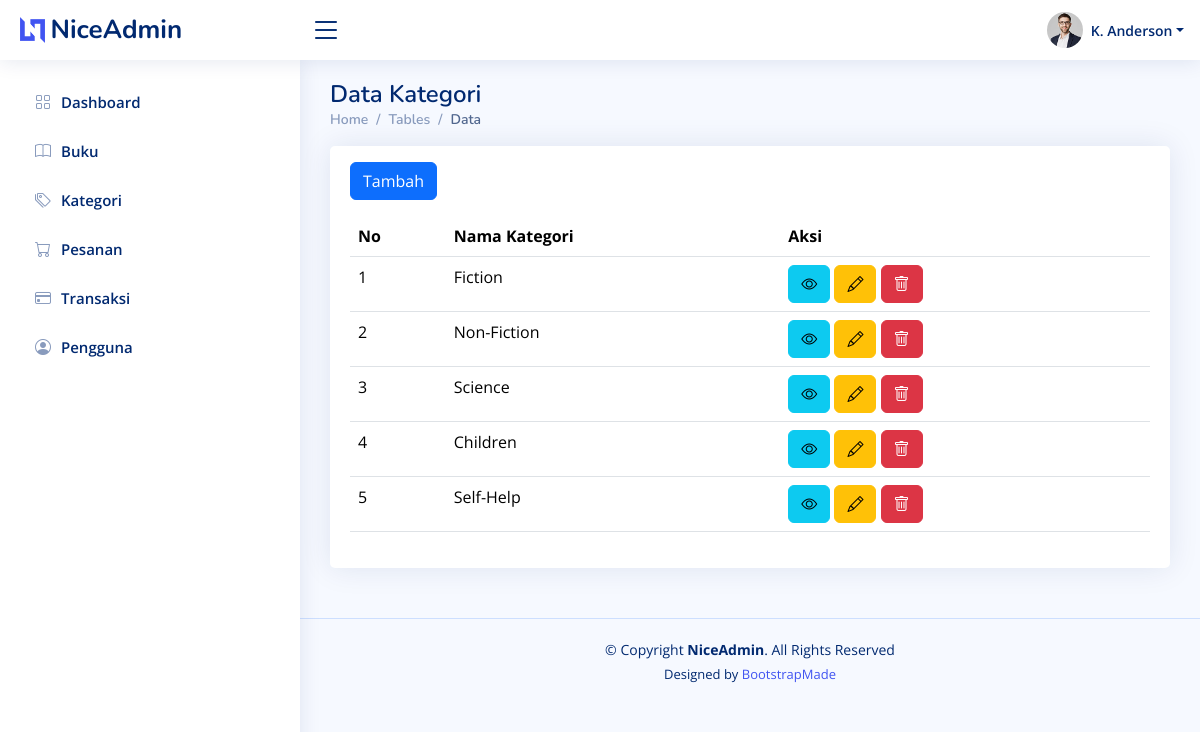
/admin/tables-kategori.php (signed in), run on the app's committed database.
### tables this page shows
CREATE TABLE `categories` (
  `id_category` INT(11) NOT NULL AUTO_INCREMENT,
  `name` VARCHAR(50) NOT NULL,
  PRIMARY KEY (`id_category`)
);

### admin/tables-kategori.php (the view, shortened to what this page needs)
<?php
require_once("../koneksi.php");
?>
<!DOCTYPE html>
<html lang="en">
<head>
  <link
    href="assets/vendor/bootstrap/css/bootstrap.min.css"
    rel="stylesheet" />
  <link
    href="assets/vendor/bootstrap-icons/bootstrap-icons.css"
    rel="stylesheet" />
  <link href="assets/vendor/boxicons/css/boxicons.min.css" rel="stylesheet" />
  <link href="assets/vendor/quill/quill.snow.css" rel="stylesheet" />
  <link href="assets/vendor/quill/quill.bubble.css" rel="stylesheet" />
  <link href="assets/vendor/remixicon/remixicon.css" rel="stylesheet" />
  <link href="assets/vendor/simple-datatables/style.css" rel="stylesheet" />
  <link href="assets/css/style.css" rel="stylesheet" />
</head>
<body>
  <header id="header" class="header fixed-top d-flex align-items-center">
    <div class="d-flex align-items-center justify-content-between">
      <a href="index.php" class="logo d-flex align-items-center">
        <img src="assets/img/logo.png" alt="" />
        <span class="d-none d-lg-block">NiceAdmin</span>
      </a>
      <i class="bi bi-list toggle-sidebar-btn"></i>
    </div>
    <nav class="header-nav ms-auto">
      <ul class="d-flex align-items-center">
        <li class="nav-item dropdown pe-3">
          <a
            class="nav-link nav-profile d-flex align-items-center pe-0"
            href="#"
            data-bs-toggle="dropdown">
            <img
              src="assets/img/profile-img.jpg"
              alt="Profile"
              class="rounded-circle" />
            <span class="d-none d-md-block dropdown-toggle ps-2">K. Anderson</span> </a>
        </li>
      </ul>
    </nav>
  </header>
  <aside id="sidebar" class="sidebar">
    <ul class="sidebar-nav" id="sidebar-nav">
      <li class="nav-item">
        <a class="nav-link collapsed" href="index.php">
          <i class="bi bi-grid"></i>
          <span>Dashboard</span>
        </a>
      </li>
      <li class="nav-item">
        <a class="nav-link collapsed" href="tables-buku.php">
          <i class="bi bi-book"></i>
          <span>Buku</span>
        </a>
      </li>
      <li class="nav-item">
        <a class="nav-link collapsed" href="tables-kategori.php">
          <i class="bi bi-tags"></i>
          <span>Kategori</span>
        </a>
      </li>
      <li class="nav-item">
        <a class="nav-link collapsed" href="tables-pesanan.php">
          <i class="bi bi-cart"></i>
          <span>Pesanan</span>
        </a>
      </li>
      <li class="nav-item">
        <a class="nav-link collapsed" href="tables-transaksi.php">
          <i class="bi bi-credit-card"></i>
          <span>Transaksi</span>
        </a>
      </li>
      <li class="nav-item">
        <a class="nav-link collapsed" href="tables-pengguna.php">
          <i class="bi bi-person-circle"></i>
          <span>Pengguna</span>
        </a>
      </li>
    </ul>
  </aside>
  <main id="main" class="main">
    <div class="pagetitle">
      <h1>Data Kategori</h1>
      <nav>
        <ol class="breadcrumb">
          <li class="breadcrumb-item"><a href="index.php">Home</a></li>
          <li class="breadcrumb-item">Tables</li>
          <li class="breadcrumb-item active">Data</li>
        </ol>
      </nav>
    </div>
    <section class="section">
      <div class="row">
        <div class="col-lg-12">
          <div class="card">
            <div class="card-body">
              <a href="forms-add-buku.php" class="btn btn-primary btn-custom my-3">
                Tambah
              </a>
              <table class="table">
                <thead>
                  <tr>
                    <th>No</th>
                    <th>Nama Kategori</th>
                    <th>Aksi</th>
                  </tr>
                </thead>
                <?php
                $sql_categories = "SELECT * FROM categories";
                $query_categories = mysqli_query($koneksi, $sql_categories);
                $no = 1;
                while ($row = mysqli_fetch_array($query_categories)) {
                ?>
                  <tbody>
                    <tr>
                      <td><?php echo $no; ?></td>
                      <td><?php echo $row['name']; ?></td>
                      <td>
                        <button class="btn btn-info btn-view-book" data-id="<?php echo $row['id_category']; ?>" data-bs-toggle="tooltip" data-bs-placement="top" title="Lihat Detail">
                          <i class="bi bi-eye"></i>
                        </button>
                        <button class="btn btn-warning btn-edit-book" data-id="<?php echo $row['id_category']; ?>" data-bs-toggle="tooltip" data-bs-placement="top" title="Edit Buku">
                          <i class="bi bi-pencil"></i>
                        </button>
                        <button class="btn btn-danger btn-delete-book" data-id="<?php echo $row['id_category']; ?>" onclick="return confirm('Yakin ingin menghapus buku ini?');" data-bs-toggle="tooltip" data-bs-placement="top" title="Hapus Buku">
                          <i class="bi bi-trash"></i>
                        </button>
                      </td>
                    </tr>
                  </tbody>
                <?php
                  $no++;
                }
                ?>
              </table>
            </div>
          </div>
        </div>
      </div>
    </section>
  </main>
  <footer id="footer" class="footer">
    <div class="copyright">
      &copy; Copyright <strong><span>NiceAdmin</span></strong>. All Rights Reserved
    </div>
    <div class="credits">
      Designed by <a href="https://bootstrapmade.com/">BootstrapMade</a>
    </div>
  </footer>
</body>
</html>

### admin/assets/css/style.css (style rules this page uses)
:root { scroll-behavior: smooth; }
body { font-family: "Open Sans", sans-serif; background: #f6f9ff; color: #444444; }
a { color: #4154f1; text-decoration: none; }
h1, h2, h3, h4, h5, h6 { font-family: "Nunito", sans-serif; }
#main { margin-top: 60px; padding: 20px 30px; transition: all 0.3s; }
.pagetitle { margin-bottom: 10px; }
.pagetitle h1 { font-size: 24px; margin-bottom: 0; font-weight: 600; color: #012970; }
.card { margin-bottom: 30px; border: none; border-radius: 5px; box-shadow: 0px 0 30px rgba(1, 41, 112, 0.1); }
.card-body { padding: 0 20px 20px 20px; }
.breadcrumb { font-size: 14px; font-family: "Nunito", sans-serif; color: #899bbd; font-weight: 600; }
.breadcrumb a { color: #899bbd; transition: 0.3s; }
.breadcrumb .breadcrumb-item::before { color: #899bbd; }
.breadcrumb .active { color: #51678f; font-weight: 600; }
.logo { line-height: 1; }
@media (min-width: 1200px) { .logo { width: 280px; } }
.logo img { max-height: 26px; margin-right: 6px; }
.logo span { font-size: 26px; font-weight: 700; color: #012970; font-family: "Nunito", sans-serif; }
.header { transition: all 0.5s; z-index: 997; height: 60px; box-shadow: 0px 2px 20px rgba(1, 41, 112, 0.1); background-color: #fff; padding-left: 20px; }
.header .toggle-sidebar-btn { font-size: 32px; padding-left: 10px; cursor: pointer; color: #012970; }
.header-nav ul { list-style: none; }
.header-nav>ul { margin: 0; padding: 0; }
.header-nav .nav-profile { color: #012970; }
.header-nav .nav-profile img { max-height: 36px; }
.header-nav .nav-profile span { font-size: 14px; font-weight: 600; }
.sidebar { position: fixed; top: 60px; left: 0; bottom: 0; width: 300px; z-index: 996; transition: all 0.3s; padding: 20px; overflow-y: auto; scrollbar-width: thin; scrollbar-color: #aab7cf transparent; box-shadow: 0px 0px 20px rgba(1, 41, 112, 0.1); background-color: #fff; }
@media (min-width: 1200px) { #main, #footer { margin-left: 300px; } }
.sidebar-nav { padding: 0; margin: 0; list-style: none; }
.sidebar-nav li { padding: 0; margin: 0; list-style: none; }
.sidebar-nav .nav-item { margin-bottom: 5px; }
.sidebar-nav .nav-link { display: flex; align-items: center; font-size: 15px; font-weight: 600; color: #4154f1; transition: 0.3; background: #f6f9ff; padding: 10px 15px; border-radius: 4px; }
.sidebar-nav .nav-link i { font-size: 16px; margin-right: 10px; color: #4154f1; }
.sidebar-nav .nav-link.collapsed { color: #012970; background: #fff; }
.sidebar-nav .nav-link.collapsed i { color: #899bbd; }
.footer { padding: 20px 0; font-size: 14px; transition: all 0.3s; border-top: 1px solid #cddfff; }
.footer .copyright { text-align: center; color: #012970; }
.footer .credits { padding-top: 5px; text-align: center; font-size: 13px; color: #012970; }

### data on the page
categories: name "Fiction"
categories: name "Non-Fiction"
categories: name "Science"
categories: name "Children"
categories: name "Self-Help"
